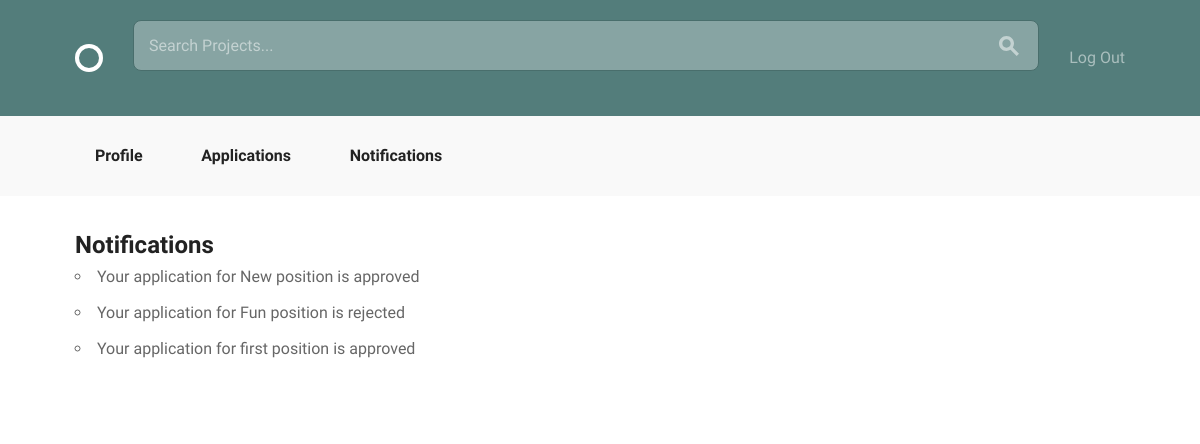
The page /projects/notification/ (signed in) on the database as committed earlier.
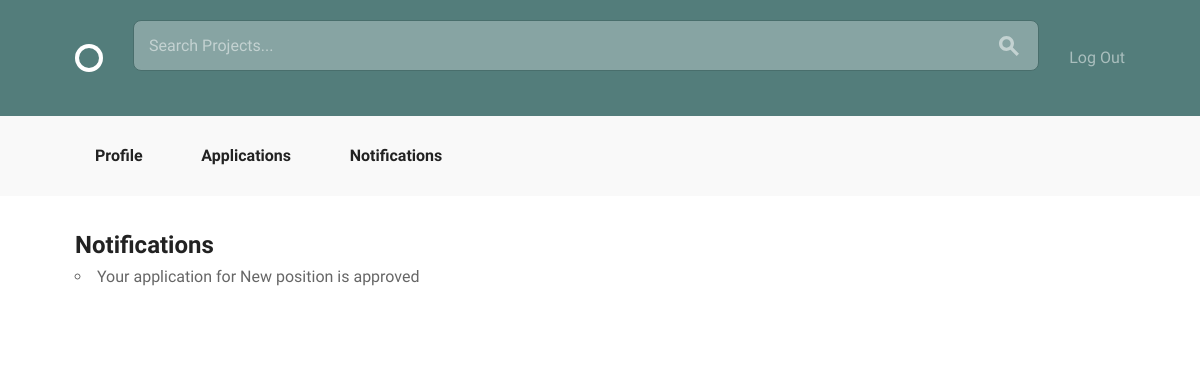
The same page on the database as committed later.
### projects/models.py (models this page shows, shortened)
class Notification(models.Model):
    user = models.ForeignKey(
        settings.AUTH_USER_MODEL,
        related_name="notification"
    )
    application = models.ForeignKey(Application)
    message = models.CharField(max_length=50)

### projects/views.py (the view)
def notification(request):
    try:
        notifications = models.Notification.objects.filter(user=request.user)
    except ObjectDoesNotExist:
        messages.warning(request, "There is no notification.")
    else:
        return render(request, "projects/notification.html",
                    {'notifications': notifications })

### projects/templates/projects/notification.html
{% extends "layout.html" %}
{% load static from staticfiles %}
{% block body_content %}
<div class="bounds circle--page">
    <div class="circle--page--header grid-100">
        <h2>Notifications</h2>
        <ul>
            {% for notification in notifications %}
                <li>{{ notification.message }}</li>
            {% endfor %}
        </ul>
    </div>
</div>
{% endblock %}

Rows that differ between the two databases and show on the page:
removed Notification: message "Your application for Fun position is rejected"
removed Notification: message "Your application for first position is approved"
